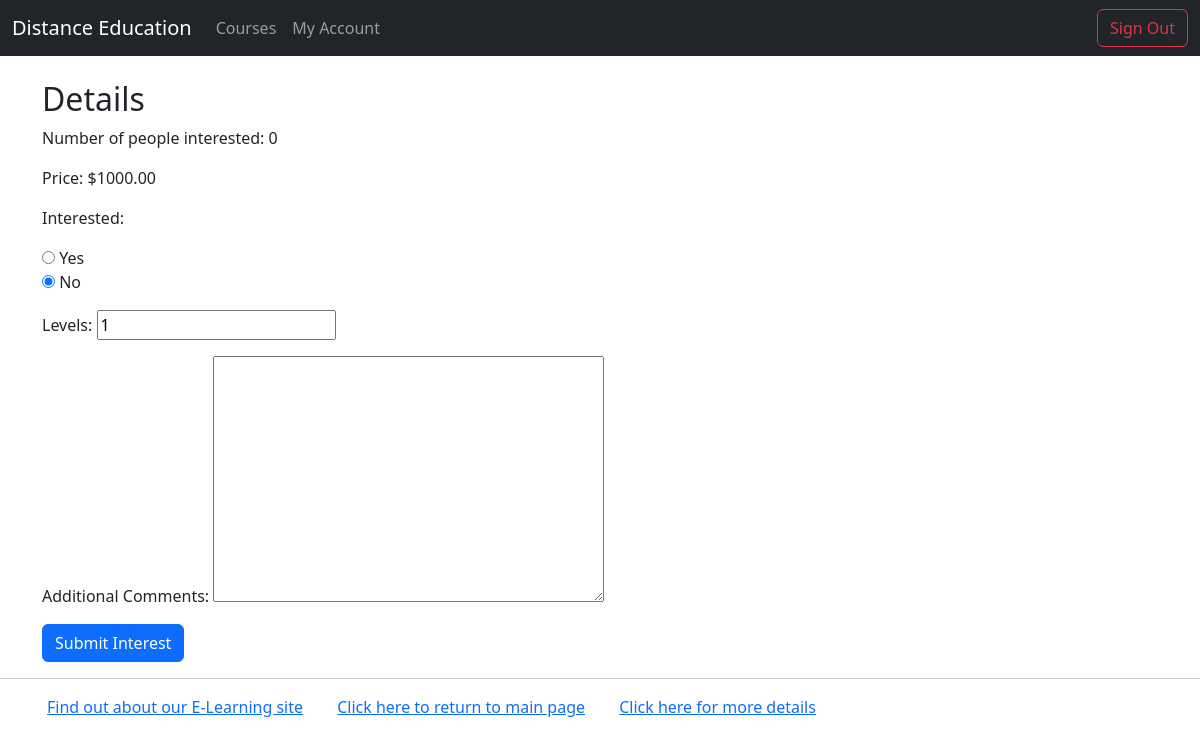
/myappF23/course-detail/2 (signed in), run on an earlier commit of the app's database.
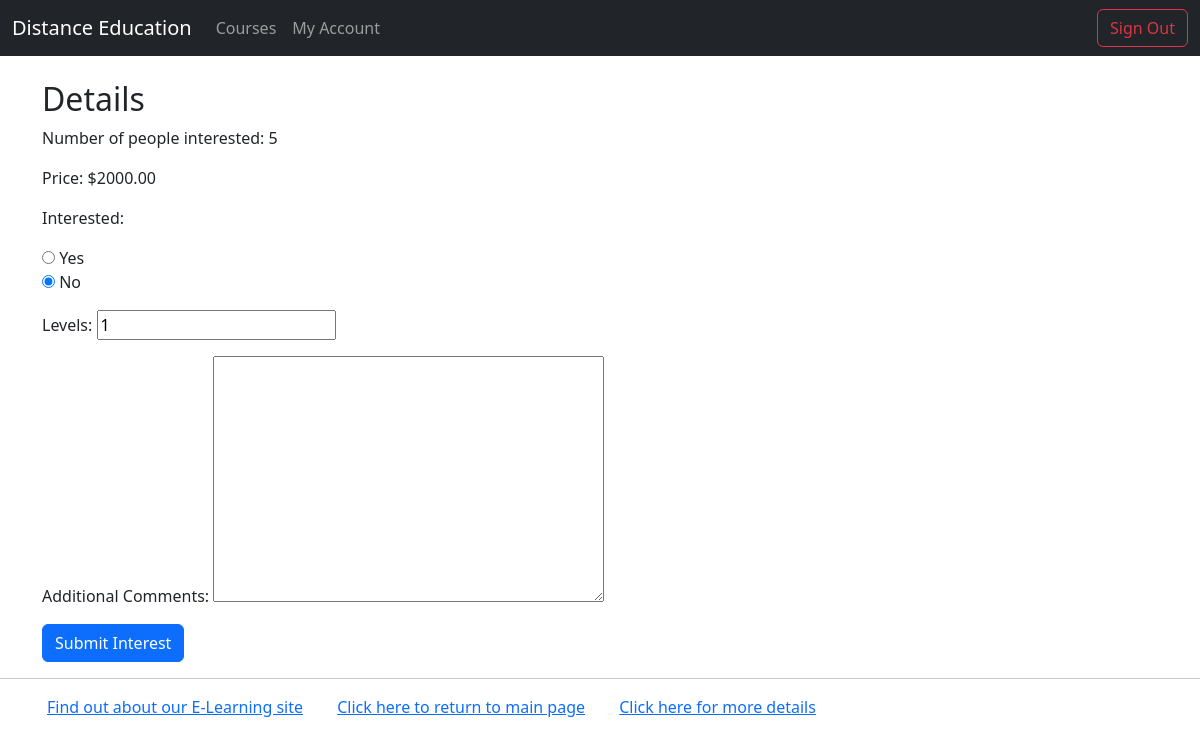
And on a later commit of the database.
### myappF23/models.py (models this page shows, shortened)
class Course(models.Model):
    LEVEL_CHOICES = [
        ("BE", "Beginner"),
        ("IN", "Intermediate"),
        ("AD", "Advanced"),
    ]
    title = models.CharField(max_length=200)
    description = models.TextField()
    instructor = models.ForeignKey(Instructor, on_delete=models.CASCADE, default=None)
    categories = models.ForeignKey(Category, on_delete=models.CASCADE)
    students = models.ManyToManyField(Student, blank=True)
    start_date = models.DateField()
    end_date = models.DateField()
    price = models.DecimalField(max_digits=10, decimal_places=2)
    level = models.PositiveIntegerField(default=0)
    interested = models.PositiveIntegerField(default=0)

### myappF23/views.py (the view)
# urls.py: path("course-detail/<int:course_id>", views.course_detail, name="course-detail"),
@login_required(login_url="/myappF23/login/")
def course_detail(request, course_id):
    course = get_object_or_404(Course, pk=course_id)
    if request.method == "POST":
        form = InterestForm(request.POST)
        if form.is_valid():
            if form.cleaned_data["interested"] == "1":
                course.interested += 1
                course.save()
                request.user.interested_courses.add(course)
                return redirect("index")
    else:
        form = InterestForm()
    return render(
        request,
        "myapp/course-detail.html",
        {
            "course": course,
            "form": form,
        },
    )

### myappF23/forms.py
class InterestForm(forms.Form):
    INTEREST_CHOICES = [
        ("1", "Yes"),
        ("0", "No"),
    ]
    interested = forms.CharField(
        required=True, widget=forms.RadioSelect(choices=INTEREST_CHOICES), initial=0
    )
    levels = forms.IntegerField(min_value=1, initial=1)
    comments = forms.CharField(
        widget=forms.Textarea, required=False, label="Additional Comments"
    )

### myappF23/templates/myapp/course-detail.html (shortened to what this page needs)
{% extends 'myapp/base.html' %}
{% block body_block %}
{% if course %}
<h2>{{ course.name }} Details</h2>
<p>Number of people interested: {{ course.interested }}</p>
<p>Price: ${{ course.price }}</p>
{% endif %}
<form method="post" action="{% url 'course-detail' course.id %}">
    {{ form.as_p }}
    <button class="btn btn-primary" type="submit">Submit Interest</button>
</form>
{% endblock %}

What changed in the data, as far as the page shows it:
changed Course: interested "0" → "5"; price "1000.00" → "2000.00"
